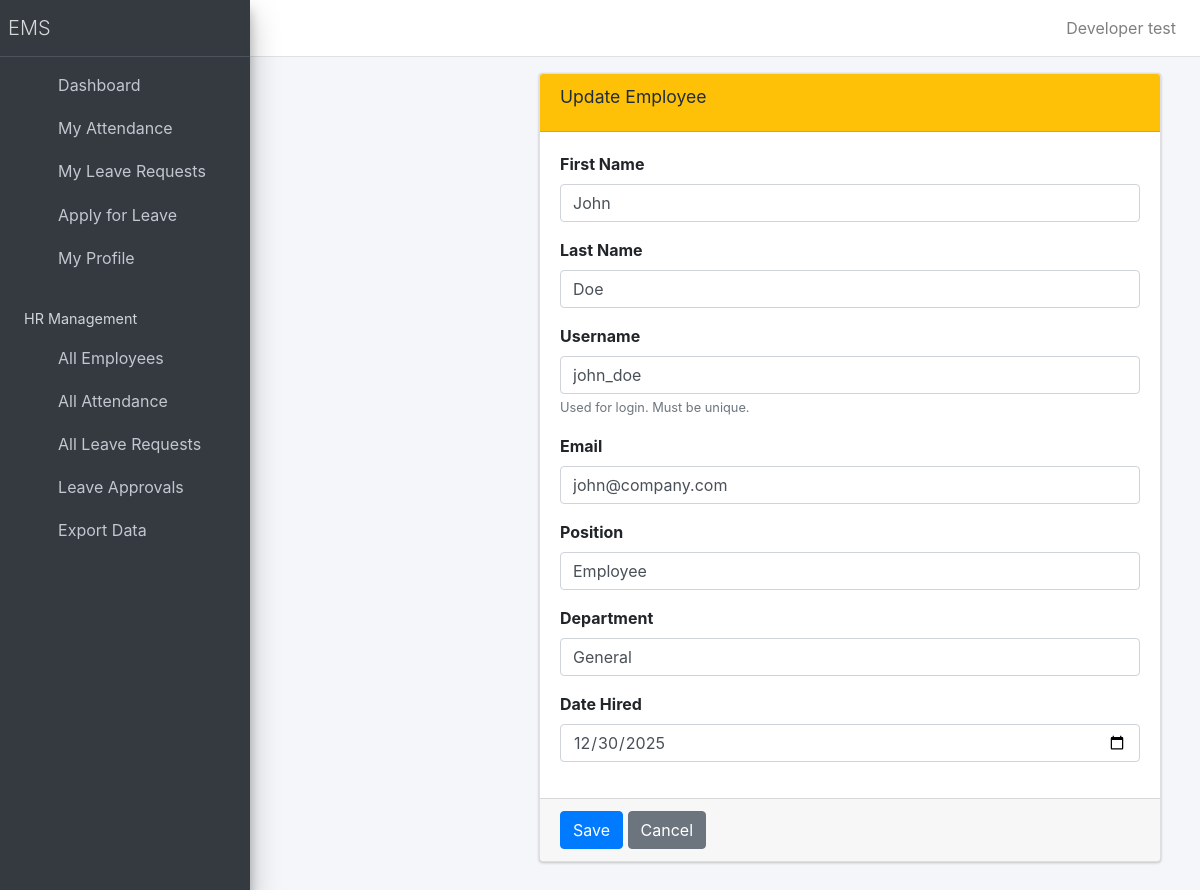
Screenshot of /hr/employees/update/6/ (signed in) with the database file from the repository.
### employee/models.py (models this page shows, shortened)
class Employee(models.Model):
    user = models.OneToOneField(User, on_delete=models.CASCADE, null=True, blank=True)
    first_name = models.CharField(max_length=30)
    last_name = models.CharField(max_length=30)
    email = models.EmailField(unique=True)
    position = models.CharField(max_length=50)
    department = models.CharField(max_length=50)
    date_hired = models.DateField()
    class Meta:
       ordering = ['-date_hired']

### employee/views/hr_views.py (the view, shortened to what this page needs)
# urls.py: path("hr/employees/update/<int:pk>/", UpdateEmployeeView.as_view(), name="update_employee"),
@hr_required
class UpdateEmployeeView(View):
    def get(self, request, pk):
        employee = get_object_or_404(Employee, pk=pk)
        initial = {}
        if employee.user:
            initial["username"] = employee.user.username
        form = HRCreateEmployeeForm(instance=employee, initial=initial)
        return render(
            request,
            "hr/update_employee.html",
            {
                "employee": employee,
                "form": form
            }
        )

### employee/forms.py
class HRCreateEmployeeForm(forms.ModelForm):
    username = forms.CharField(required=False, label="Username",  help_text="Leave blank to auto-generate", widget=forms.TextInput(attrs={"class": "form-control"}))
    class Meta:
        model = Employee
        fields = (
            "first_name",
            "last_name",
            "email",
            "position",
            "department",
            "date_hired",
        )
        widgets = {
            "first_name": forms.TextInput(attrs={"class": "form-control"}),
            "last_name": forms.TextInput(attrs={"class": "form-control"}),
            "email": forms.EmailInput(attrs={"class": "form-control"}),
            "position": forms.TextInput(attrs={"class": "form-control"}),
            "department": forms.TextInput(attrs={"class": "form-control"}),
            "date_hired": forms.DateInput(attrs={"class": "form-control", "type": "date"}),
        }

### employee/context_processors.py (called while the page is built)
def employee_context(request):
    context = {}
    if request.user.is_authenticated:
        try:
            from .models import Employee
            employee = Employee.objects.get(user=request.user)
            context['employee'] = employee
            context['employee_name'] = f"{employee.first_name} {employee.last_name}".strip()
        except Employee.DoesNotExist:
            context['employee'] = None
            context['employee_name'] = None
    return context

### employee/utils.py (called while the page is built)
def is_hr(user):
    return user.is_authenticated and user.groups.filter(name='HR').exists()

### employee/templates/hr/update_employee.html (shortened to what this page needs)
{% extends 'base.html' %}
{% block content %}
<div class="content-wrapper">
  <section class="content">
    <div class="container-fluid">
      <div class="card card-warning">
        <div class="card-header">
          <h3 class="card-title">Update Employee</h3>
        </div>
        <form method="post" action="{% url 'update_employee' employee.id %}">
          <div class="card-body">
            <div class="form-group">
              <label for="first_name">First Name</label>
              <input
                id="first_name"
                type="text"
                name="first_name"
                class="form-control"
                value="{{ employee.first_name }}"
                required
              >
            </div>
            <div class="form-group">
              <label for="last_name">Last Name</label>
              <input
                id="last_name"
                type="text"
                name="last_name"
                class="form-control"
                value="{{ employee.last_name }}"
                required
              >
            </div>
            <div class="form-group">
              <label for="username">Username</label>
              <input
                id="username"
                type="text"
                name="username"
                class="form-control"
                value="{{ employee.user.username }}"
                placeholder="Set login username"
                required
              >
              <small class="text-muted">
                Used for login. Must be unique.
              </small>
            </div>
            <div class="form-group">
              <label for="email">Email</label>
              <input
                id="email"
                type="email"
                name="email"
                class="form-control"
                value="{{ employee.email }}"
                required
              >
            </div>
            <div class="form-group">
              <label for="position">Position</label>
              <input
                id="position"
                type="text"
                name="position"
                class="form-control"
                value="{{ employee.position }}"
              >
            </div>
            <div class="form-group">
              <label for="department">Department</label>
              <input
                id="department"
                type="text"
                name="department"
                class="form-control"
                value="{{ employee.department }}"
              >
            </div>
            <div class="form-group">
              <label for="date_hired">Date Hired</label>
              <input
                id="date_hired"
                type="date"
                name="date_hired"
                class="form-control"
                value="{{ employee.date_hired|date:'Y-m-d' }}"
              >
            </div>
          </div>
          <div class="card-footer">
            <button type="submit" class="btn btn-primary">Save</button>
            <a href="{% url 'employee_detail' employee.id %}" class="btn btn-secondary">Cancel</a>
          </div>
        </form>
      </div>
    </div>
  </section>
</div>
{% endblock %}

### rows the page displays
Employee: first_name "John", last_name "Doe", username "john_doe", email "john@company.com", position "Employee", department "General", date_hired "12/30/2025"

### other values shown
{{ employee_name }} "Developer test"
